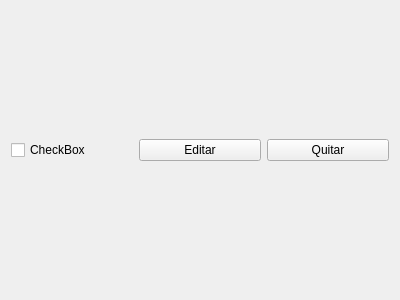
<?xml version="1.0" encoding="UTF-8"?>
<ui version="4.0">
 <class>Task</class>
 <widget class="QWidget" name="Task">
  <property name="geometry">
   <rect>
    <x>0</x>
    <y>0</y>
    <width>400</width>
    <height>300</height>
   </rect>
  </property>
  <property name="windowTitle">
   <string>Form</string>
  </property>
  <layout class="QHBoxLayout" name="horizontalLayout">
   <item>
    <widget class="QCheckBox" name="checkBox">
     <property name="text">
      <string>CheckBox</string>
     </property>
    </widget>
   </item>
   <item>
    <widget class="QPushButton" name="edit">
     <property name="text">
      <string>Editar</string>
     </property>
    </widget>
   </item>
   <item>
    <widget class="QPushButton" name="remove">
     <property name="text">
      <string>Quitar</string>
     </property>
    </widget>
   </item>
  </layout>
 </widget>
 <resources/>
 <connections/>
</ui>
